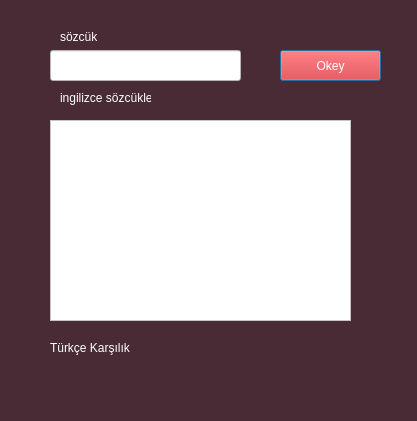
<?xml version="1.0" encoding="UTF-8"?>
<ui version="4.0">
 <class>Dialog</class>
 <widget class="QDialog" name="Dialog">
  <property name="geometry">
   <rect>
    <x>0</x>
    <y>0</y>
    <width>417</width>
    <height>421</height>
   </rect>
  </property>
  <property name="windowTitle">
   <string>Dialog</string>
  </property>
  <property name="styleSheet">
   <string notr="true">background-color: rgb(72, 43, 52);</string>
  </property>
  <widget class="QPushButton" name="okbtn">
   <property name="geometry">
    <rect>
     <x>280</x>
     <y>50</y>
     <width>101</width>
     <height>31</height>
    </rect>
   </property>
   <property name="styleSheet">
    <string notr="true">background-color: rgb(255, 0, 0);
color:rgb(255, 255, 255)</string>
   </property>
   <property name="text">
    <string>Okey</string>
   </property>
  </widget>
  <widget class="QLineEdit" name="lineEditGirdi">
   <property name="geometry">
    <rect>
     <x>50</x>
     <y>50</y>
     <width>191</width>
     <height>31</height>
    </rect>
   </property>
   <property name="styleSheet">
    <string notr="true">background-color: rgb(255, 255, 255);</string>
   </property>
  </widget>
  <widget class="QLabel" name="label">
   <property name="geometry">
    <rect>
     <x>60</x>
     <y>30</y>
     <width>47</width>
     <height>13</height>
    </rect>
   </property>
   <property name="styleSheet">
    <string notr="true">color:rgb(255, 255, 255)</string>
   </property>
   <property name="text">
    <string>sözcük</string>
   </property>
  </widget>
  <widget class="QLabel" name="label_2">
   <property name="geometry">
    <rect>
     <x>50</x>
     <y>340</y>
     <width>81</width>
     <height>16</height>
    </rect>
   </property>
   <property name="styleSheet">
    <string notr="true">color:rgb(255, 255, 255)</string>
   </property>
   <property name="text">
    <string>Türkçe Karşılık : </string>
   </property>
  </widget>
  <widget class="QLabel" name="label_3">
   <property name="geometry">
    <rect>
     <x>60</x>
     <y>90</y>
     <width>91</width>
     <height>16</height>
    </rect>
   </property>
   <property name="styleSheet">
    <string notr="true">color:rgb(255, 255, 255)</string>
   </property>
   <property name="text">
    <string>ingilizce sözcükler</string>
   </property>
  </widget>
  <widget class="QLabel" name="label_karsilik">
   <property name="geometry">
    <rect>
     <x>130</x>
     <y>340</y>
     <width>111</width>
     <height>16</height>
    </rect>
   </property>
   <property name="styleSheet">
    <string notr="true">color:rgb(255, 255, 255)</string>
   </property>
   <property name="text">
    <string/>
   </property>
  </widget>
  <widget class="QTableView" name="tableView">
   <property name="geometry">
    <rect>
     <x>50</x>
     <y>120</y>
     <width>301</width>
     <height>201</height>
    </rect>
   </property>
   <property name="styleSheet">
    <string notr="true">background-color: rgb(255, 255, 255);</string>
   </property>
  </widget>
 </widget>
 <resources/>
 <connections/>
</ui>
